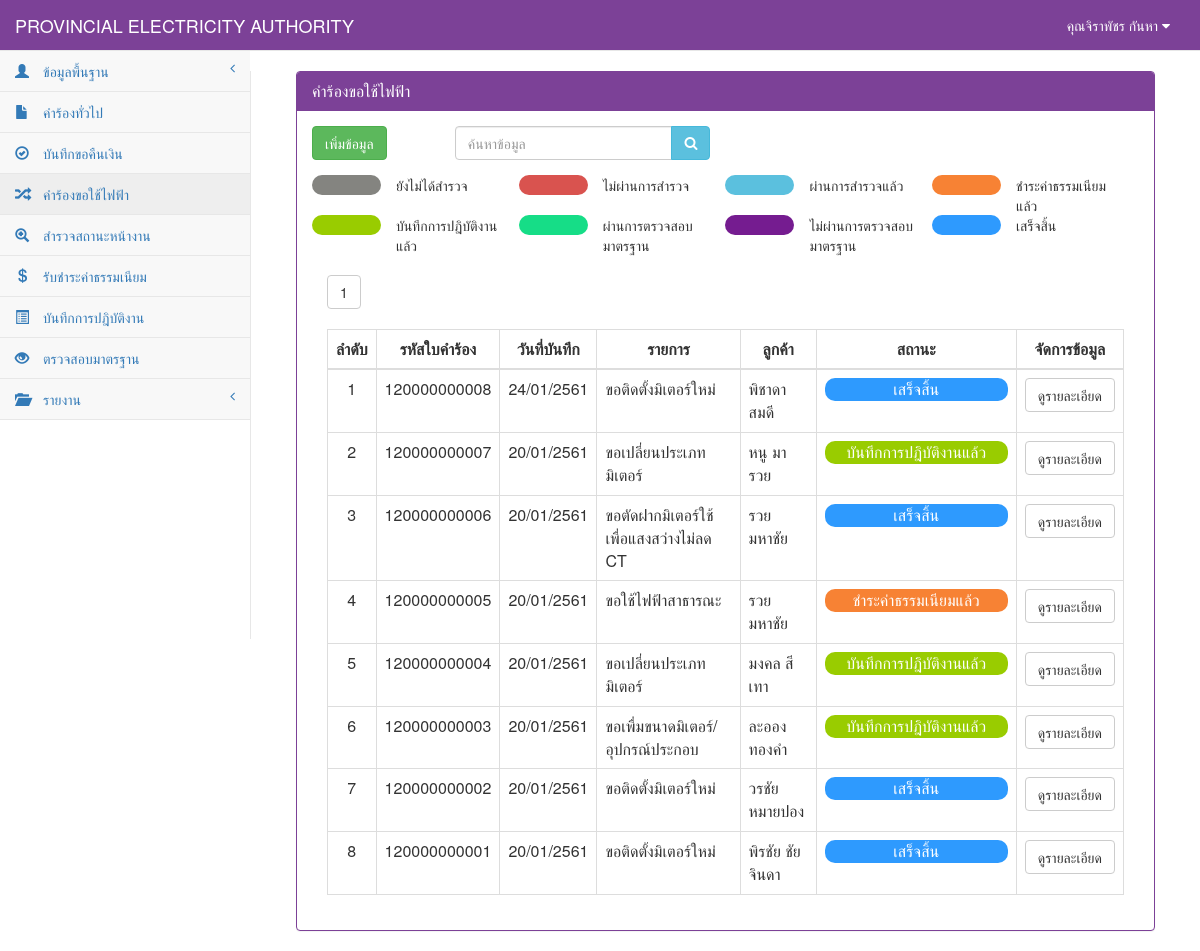
The app's page /RequestElectricity_show.php (signed in), older data.
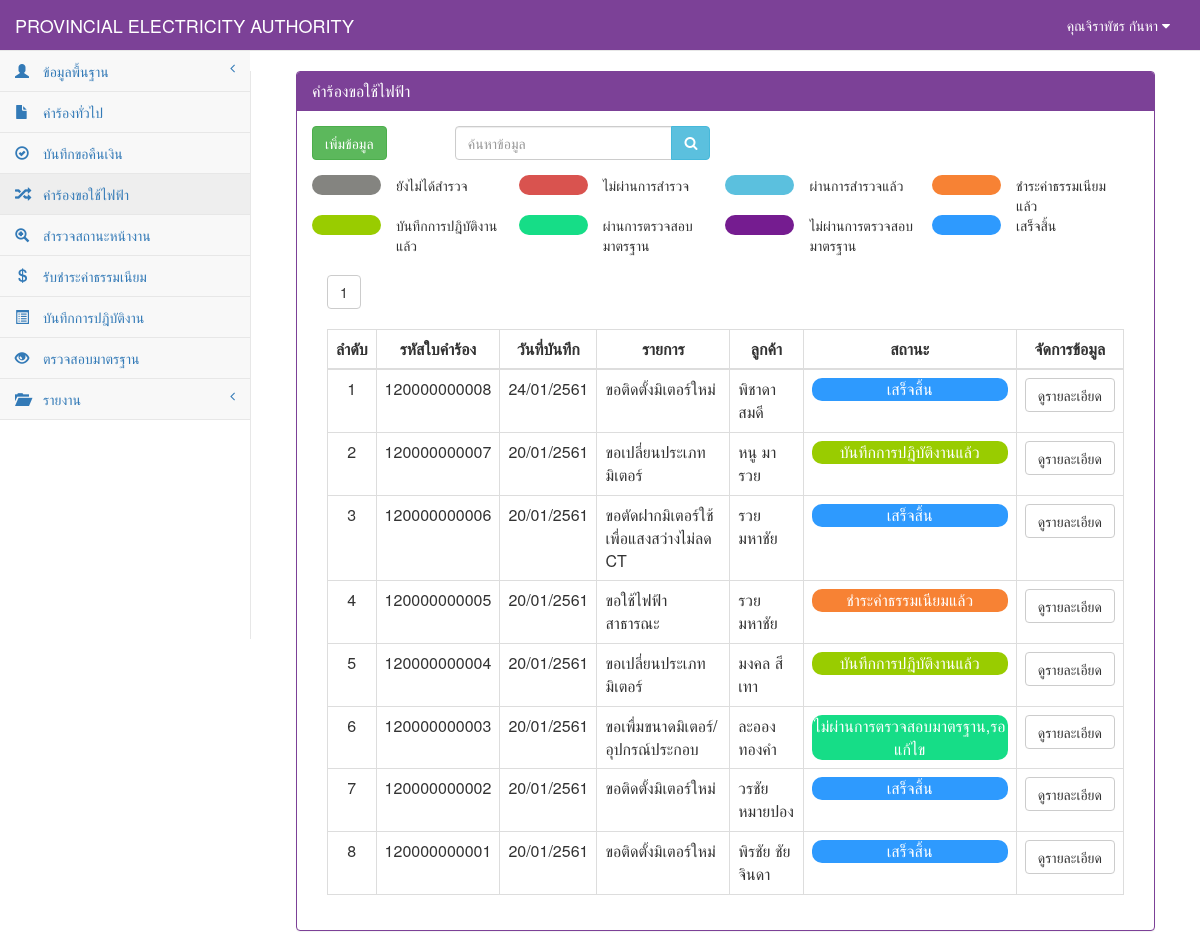
The same page, newer data.
### tables this page shows
CREATE TABLE `tb_electricity` (
  `re_id` char(12) NOT NULL,
  `re_date` date NOT NULL,
  `re_branch` varchar(50) NOT NULL,
  `user_id` char(13) NOT NULL,
  `cus_id` char(13) NOT NULL,
  `re_place_type` int(1) NOT NULL,
  `re_place_other` varchar(50) NOT NULL,
  `re_place_name` varchar(50) NOT NULL,
  `re_place_homeid` varchar(20) NOT NULL,
  `re_place_number` varchar(20) NOT NULL,
  `re_place_village` varchar(20) NOT NULL,
  `re_place_room` varchar(10) NOT NULL,
  `re_place_floor` varchar(5) NOT NULL,
  `re_place_alley` varchar(50) NOT NULL,
  `re_place_alleyway` varchar(50) NOT NULL,
  `re_place_road` varchar(50) NOT NULL,
  `re_place_villno` varchar(2) NOT NULL,
  `re_place_district` varchar(30) NOT NULL,
  `re_place_canton` varchar(30) NOT NULL,
  `re_place_province` varchar(30) NOT NULL,
  `re_place_post` varchar(10) NOT NULL,
  `re_place_tel` char(10) NOT NULL,
  `re_place_fax` char(10) NOT NULL,
  `re_place_email` varchar(30) NOT NULL,
  `re_place_service` varchar(10) NOT NULL,
  `re_contact_place` varchar(100) NOT NULL,
  `re_contact_homeid` varchar(20) NOT NULL,
  `re_contact_number` varchar(20) NOT NULL,
  `re_contact_village` varchar(20) NOT NULL,
  `re_contact_room` varchar(10) NOT NULL,
  `re_contact_floor` varchar(5) NOT NULL,
  `re_contact_alley` varchar(50) NOT NULL,
  `re_contact_alleyway` varchar(50) NOT NULL,
  `re_contact_road` varchar(50) NOT NULL,
  `re_contact_villno` varchar(2) NOT NULL,
  `re_contact_district` varchar(30) NOT NULL,
  `re_contact_canton` varchar(30) NOT NULL,
  `re_contact_province` varchar(30) NOT NULL,
  `re_contact_post` varchar(10) NOT NULL,
  `re_contact_tel` char(10) NOT NULL,
  `re_contact_fax` char(10) NOT NULL,
  `re_contact_email` varchar(30) NOT NULL,
  `re_want_type` int(2) NOT NULL,
  `re_want_other` varchar(100) NOT NULL,
  `re_detail` varchar(100) NOT NULL,
  `re_use_type` int(1) NOT NULL,
  `re_use_other` varchar(255) NOT NULL,
  `re_dateset` date NOT NULL,
  `re_keep_type` int(1) NOT NULL,
  `re_keep_name` varchar(255) NOT NULL,
  `re_keep_homeid` varchar(20) NOT NULL,
  `re_keep_number` varchar(20) NOT NULL,
  `re_keep_village` varchar(20) NOT NULL,
  `re_keep_room` varchar(20) NOT NULL,
  `re_keep_floor` varchar(5) NOT NULL,
  `re_keep_alley` varchar(50) NOT NULL,
  `re_keep_alleyway` varchar(50) NOT NULL,
  `re_keep_road` varchar(50) NOT NULL,
  `re_keep_villno` varchar(2) NOT NULL,
  `re_keep_district` varchar(30) NOT NULL,
  `re_keep_canton` varchar(30) NOT NULL,
  `re_keep_province` varchar(30) NOT NULL,
  `re_keep_post` varchar(10) NOT NULL,
  `re_keep_tel` char(10) NOT NULL,
  `re_keep_fax` char(10) NOT NULL,
  `re_keep_email` varchar(30) NOT NULL,
  `re_picture` varchar(255) NOT NULL,
  `re_status` int(1) NOT NULL,
  `re_pay` int(1) NOT NULL,
  PRIMARY KEY  (`re_id`,`re_keep_district`)
);

CREATE TABLE `tb_customer` (
  `cus_id` char(13) NOT NULL,
  `cus_first` int(2) NOT NULL,
  `cus_name` varchar(50) NOT NULL,
  `cus_type` varchar(30) NOT NULL,
  `cus_code` char(9) NOT NULL,
  `cus_tax` char(13) NOT NULL,
  `cus_homeid` varchar(20) NOT NULL,
  `cus_number` varchar(20) NOT NULL,
  `cus_village` varchar(20) NOT NULL,
  `cus_room` varchar(10) NOT NULL,
  `cus_floor` varchar(5) NOT NULL,
  `cus_alley` varchar(50) NOT NULL,
  `cus_alleyway` varchar(50) NOT NULL,
  `cus_road` varchar(50) NOT NULL,
  `cus_vilno` varchar(2) NOT NULL,
  `cus_district` varchar(30) NOT NULL,
  `cus_canton` varchar(30) NOT NULL,
  `cus_province` varchar(30) NOT NULL,
  `cus_post` varchar(10) NOT NULL,
  `cus_tel` char(10) NOT NULL,
  `cus_fax` char(10) NOT NULL,
  `cus_email` varchar(30) NOT NULL,
  PRIMARY KEY  (`cus_id`)
);

### connect_db.php (called while the page is built, shortened)
<?php
$dbname="pea";
$limit=10;
?>

### RequestElectricity_show.php (the view, shortened to what the changed rows need)
<?php
include "connect_db.php";
function Dateim($mydate){
    $d=split("-",$mydate);
    $mydate=$d[2]."/".$d[1]."/".($d[0]+543);
    return "$mydate";
}
?>
<!DOCTYPE html>
<html>
<head>
    <link href="vendor/bootstrap/css/bootstrap.css" rel="stylesheet">
    <link href="vendor/metisMenu/metisMenu.css" rel="stylesheet">
    <link href="dist/css/sb-admin-2.css" rel="stylesheet">
    <link href="vendor/font-awesome/css/font-awesome.css" rel="stylesheet" type="text/css">
</head>
<body>
    <div id="page-wrapper">
        <div class="col-sm-12 ">
            <div class="panel panel-primary">
                <div class="panel-heading">
                    <h2 class="panel-title">คำร้องขอใช้ไฟฟ้า</h2>
                </div>
            <div class="panel-body">
                <br>
            <div class="col-sm-12">
                <div class="table-responsive">
                    ?> <br><br>
                    <table width="100%" class="table table-bordered table-hover">
                        <thead>
                            <tr>
                                <th class=" text-center" >ลำดับ</th>
                                <th class=" text-center" >รหัสใบคำร้อง</th>
                                <th class=" text-center" >วันที่บันทึก</th>
                                <th class=" text-center" >รายการ</th>
                                <th class=" text-center" >ลูกค้า</th>
                                <th class=" text-center" style="min-width: 200">สถานะ</th>
                                <th class=" text-center">จัดการข้อมูล</th>
                            </tr>
                        </thead>
                            <tbody>
                            <?php
                                if($_GET[start]=="" || $_GET[start]=="1"){
                                        $page="0";
                                }else{
                                        $page=($_GET[start]-1)*$limit;
                                }
                                $sql="select * from tb_electricity where re_id like '%".$_POST[search]."%' order by re_id desc limit $page,$limit";
                                $result=mysql_db_query($dbname,$sql);
                                    if(mysql_num_rows($result)>0){
                                        while($array=mysql_fetch_array($result)){
                                            $page++;
                                            $sqlcus="select * from tb_customer where cus_id='".$array[cus_id]."'";
                                            $resultcus=mysql_db_query($dbname,$sqlcus);
                                            $arraycus=mysql_fetch_array($resultcus);
                                            if ($array[re_want_type] == 0) {
                                                $want = "ขอติดตั้งมิเตอร์ใหม่";
                                            } elseif ($array[re_want_type] == 1) {
                                                $want = "ขอตัดฝากมิเตอร์โดยไม่ใช้ไฟฟ้า";
                                            } elseif ($array[re_want_type] == 2) {
                                                $want = "ขอต่อกลับการใช้ไฟฟ้า";
                                            } elseif ($array[re_want_type] == 3) {
                                                $want = "ขอเพื่มขนาดมิเตอร์/อุปกรณ์ประกอบ";
                                            } elseif ($array[re_want_type] == 4) {
                                                $want = "ขอเปลี่ยนประเภทมิเตอร์";
                                            } elseif ($array[re_want_type] == 5) {
                                                $want = "ขอหยุดซ่อมแซมเครื่องจักรประจำปี";
                                            } elseif ($array[re_want_type] == 6) {
                                                $want = "ขอใช้ไฟฟ้าชั่วคราวแบบเหมาจ่าย";
                                            } elseif ($array[re_want_type] == 7) {
                                                $want = "ขอติดตั้งไฟฟ้าชั่วคราว";
                                            } elseif ($array[re_want_type] == 8) {
                                                $want = "ขอตัดฝากมิเตอร์ใช้เพื่อแสงสว่างไม่ลด CT";
                                            } elseif ($array[re_want_type] == 9) {
                                                $want = "ขอยกเลิกเลิกการใช้ไฟฟ้า";
                                            } elseif ($array[re_want_type] == 10) {
                                                $want = "ชอลดขนาดมิเตอร์/อุปกรณ์ประกอบ";
                                            } elseif ($array[re_want_type] == 11) {
                                                $want = "ขอใช้ไฟฟ้าสาธารณะ";
                                            } elseif ($array[re_want_type] == 12) {
                                                $want = "ขอตัดมิเตอร์ใช้เพื่อแสงสว่างลด CT";
                                            } elseif ($array[re_want_type] == 13) {
                                                $want = "ขอย้ายจุดติดตั้งมิเตอร์/อุปกรณ์ประกอบ";
                                            } elseif ($array[re_want_type] == 14) {
                                                $want = "ขอเปลี่ยนมิเตอร์กรณีชำรุด";
                                            } elseif ($array[re_want_type] == 15) {
                                                $want = "ขอใช้ไฟฟ้าตู้โทรศัพท์ต่อตรง";
                                            } elseif ($array[re_want_type] == 16) {
                                                $want = $array[re_place_other];
                                            }
                                            if($array[re_status]==0){
                                                $label="ยังไม่ได้สำรวจ";
                                                $status="#848480";
                                            }elseif($array[re_status]==1){
                                               $status="#5bc0de";
                                               $label="ผ่านการสำรวจแล้ว";
                                            }elseif($array[re_status]==2){
                                               $status="#F78234";
                                               $label="ชำระค่าธรรมเนียมแล้ว";
                                            }elseif($array[re_status]==3){
                                               $status="#99cc00";
                                               $label="บันทึกการปฎิบัติงานแล้ว";
                                            }elseif($array[re_status]==4){
                                               $status="#16DD87";
                                               $label="ไม่ผ่านการตรวจสอบมาตรฐาน,รอแก้ไข";
                                            }elseif($array[re_status]==5){
                                               $status="#751C90";
                                               $label="ไม่ผ่านการตรวจสอบมาตรฐาน,รอตรวจสอบใหม่";
                                            }elseif($array[re_status]==6){
                                               $status="#2E9AFE";
                                               $label="เสร็จสิ้น";
                                            }elseif($array[re_status]==9){
                                               $status="#d9534f";
                                               $label="ไม่ผ่านการสำรวจ";
                                            }
                            ?>
                                    <tr>
                                        <td class="text-center"><?=$page?></td>
                                            <td class=" text-center"><?=$array[re_id]?></td>
                                            <td class=" text-center"><?= Dateim($array[re_date]);?></td>
                                            <td><?=$want?></td>
                                            <td><?=$arraycus[cus_name]?></td>
                                            <td class="text-center"><div style="border-radius:10px; background-color: <?=$status?>; color: white;"><?=$label?></div></td>
                                            <td align="center">
                                                <div class="btn-group">
                                                    <a class="btn btn-default" href="RequestElectricity_detail.php?re_id=<?=$array[re_id]?>">ดูรายละเอียด</a>
                                                </div>
                                            </td>
                                    </tr>
                                    <?php
                                        }
                                            }else{
                                    ?>
                                    <tr><td colspan="7" align="center">ไม่พบข้อมูล</td></tr>
                                    <?
                                            }
                                    ?>
                            </tbody>
                    </table>
                </div>
            </div>
        </div>
        </div>
    </div>
</div>
</body>
</html>

Row changes from the older to the newer data that the page shows:
changed tb_electricity "ละออง ทองคำ": label "บันทึกการปฎิบัติงานแล้ว" → "ไม่ผ่านการตรวจสอบมาตรฐาน,รอแก้ไข"
